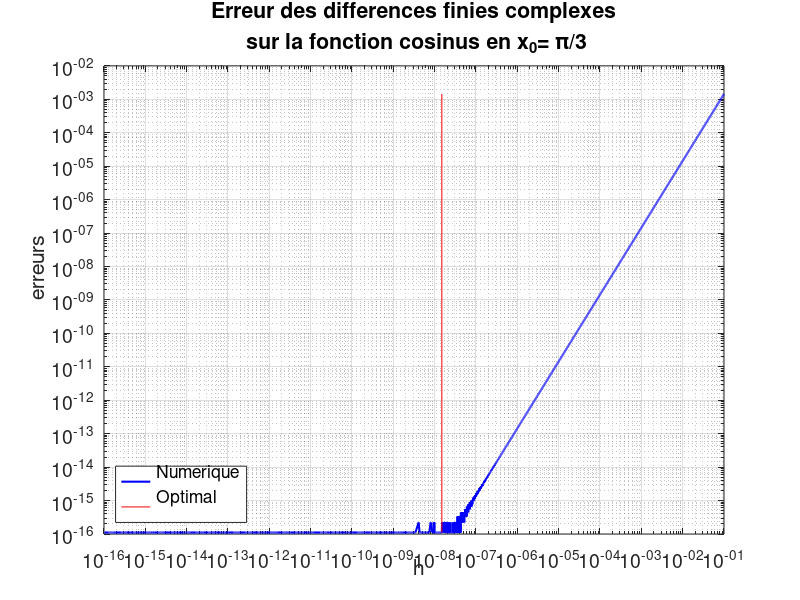
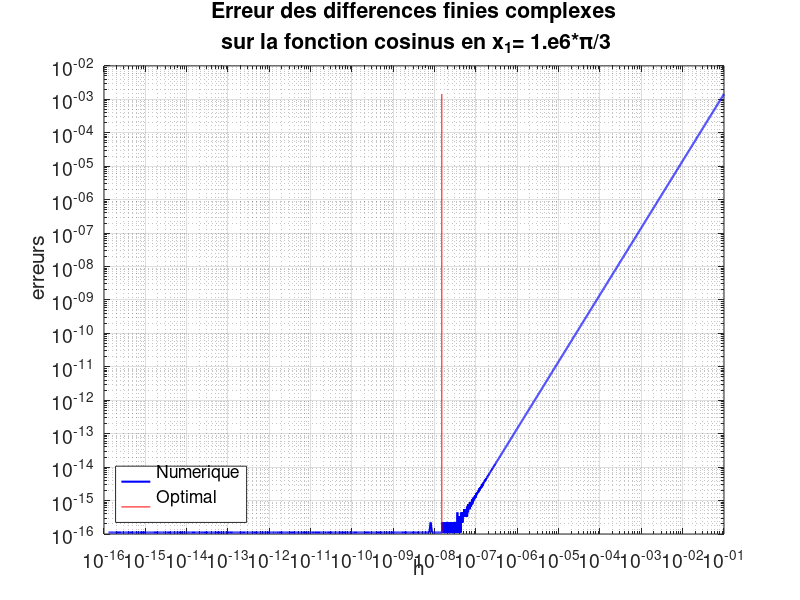
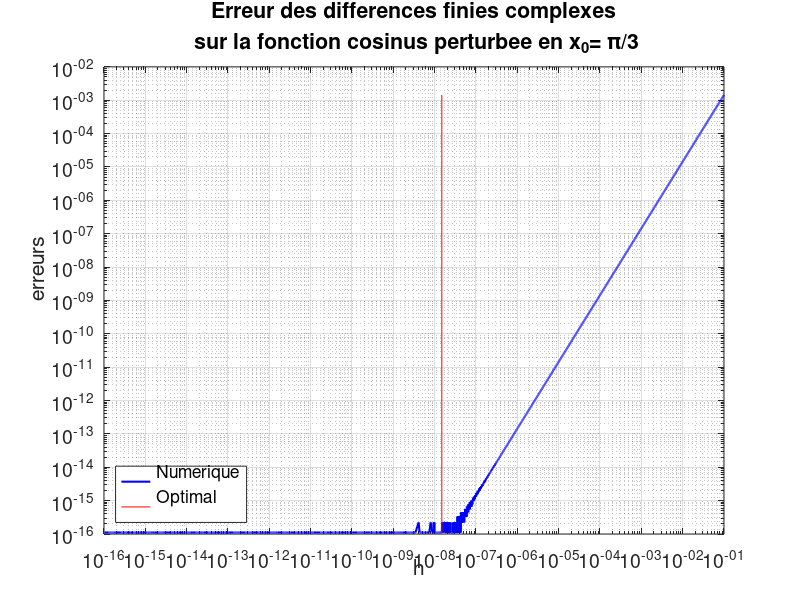

Recreate these plots in MATLAB, in order.
function [] = progprinc()
% Auteur : Joseph Gergaud, INP-ENSEEIHT & IRIT
% Date   : décembre 2017
%
% Test de l'algorithme de différences finies avant sur la fonction cosinus
% fun1(x) = -cos(x)
% fun2(x) = -cos(x) + alpha*rand(1)
% fun3x)( = [cos(x(1)*x(2)) ; x(1)^2 ; x(1)*x(2)];
% Avec 2 points différents
%

% On réinitialise l'environnement
%
clear;
close all;
clc;

% Des paramètres pour l'affichage
%
tirets  = '------------------------------------------';
LW      = 1.5;
set(0,'defaultaxesfontsize'           ,  14     , ...
      'DefaultTextVerticalAlignment'  , 'bottom', ...
      'DefaultTextHorizontalAlignment', 'left'  , ...
      'DefaultTextFontSize'           ,  12     , ...
      'DefaultFigureWindowStyle'      ,'docked');

% On choisit un format long pour plus de détails sur les résultats numériques
%
format shortE;

% Exercice 2.2
%-------------------------------------------------------------------------------------------------------------
% Test de l'algorithme de différences finies avant sur la fonction cosinus
%
disp(tirets);
disp('Test de l''algorithme de différences finies  sur la fonction cosinus');

% Les differentes fonctions et la jacobienne theorique
fun1 = @(x) -cos(x);
fun2 = @(x) -cos(x) + 1.e-8*rand(1);
true_jac = @(x)  sin(x);
fun3 = @(x) [cos(x(1)*x(2)) ; x(1)^2 ; x(1)*x(2)];
Jac_fun3 = @(x) [-sin(x(1)*x(2))*x(2) -sin(x(1)*x(2))*x(1) ; 2*x(1) 0 ; x(2) x(1)];

% Variables pour le choix de la methode de difference finie
list_diff_finies = {'avants','centrees','complexes'};
%%%%% MODIFIER LE NUMERO APRES AVOIR CODE LA FONCTION ASSOCIEE %%%%%%%%%%%
methode_finite_diff = list_diff_finies{3};

% Calcul de l'erreur sur la fonction dans le cas bruité et non bruité
omega_true_fun = eps((1));
omega_per_fun = 1e-8;



% Estimation du h* en fonction de la difference finie choisie
switch methode_finite_diff
	case 'avants'
        h_star_true_fun = sqrt(omega_true_fun);
        h_star_per_fun = sqrt(omega_per_fun);
    case 'centrees'
        h_star_true_fun = omega_true_fun^(1/3.);
        h_star_per_fun = omega_per_fun^(1/3.);
    otherwise
        h_star_true_fun = sqrt(omega_true_fun);
        h_star_per_fun = sqrt(omega_true_fun);
end


 


% Points ou l'on souhaite effectuer les tests
x0 = pi/3;
x1 = 1.e6*pi/3;

% Ordres pour faire les tests (16 + celui de h*)
ordrestrue = linspace(1,16,10000);
ordresper = ordrestrue;
% 
% ordrestrue = ([1:floor(-log10(h_star_true_fun)), -log10(h_star_true_fun), ceil(-log10(h_star_true_fun)):16]);
% ordresper = ([1:floor(-log10(h_star_per_fun)), -log10(h_star_per_fun), ceil(-log10(h_star_per_fun)):16]);
% Initialisation des vecteurs d'erreur

err_x0 = zeros(1,length(ordrestrue)); 
err_x0p = zeros(1,length(ordresper));
err_x1 = zeros(1,length(ordrestrue));

% Définition du schéma à employer


switch methode_finite_diff
    % Differences finies avant 
    case 'avants'
        diff_finies = @(fun,x,h) forwardfiniteDiff(fun,x,h);
    % Differences finies avant        
    case 'centrees'
        diff_finies = @(fun,x,h) centredfiniteDiff(fun,x,h);
    % Differences finies avant 
    case 'complexes'
        diff_finies = @(fun,x,h) derivee_complexe(fun,x,h);
end

for i = 1:length(ordrestrue)
    h = 10^(-ordrestrue(i));
    err_x0(i)  = abs(diff_finies(fun1,x0,h) - (true_jac(x0)));
    err_x1(i)  = abs(diff_finies(fun1,x1,h) - (true_jac(x1)));
    
    h = 10^(-ordresper(i));
    err_x0p(i) = abs(diff_finies(fun2,x0,h) - (true_jac(x0)));
    
    
end

% Affichage de la courbe pour x0
affichage_erreur(ordrestrue, err_x0, h_star_true_fun, 'x0',   methode_finite_diff, LW);

% Affichage de la courbe pour x1
affichage_erreur(ordrestrue, err_x1, h_star_true_fun, 'x1',   methode_finite_diff, LW);
% Affichage de la courbe pour x0p
affichage_erreur(ordresper, err_x0p, h_star_per_fun, 'x0p', methode_finite_diff, LW);
    

% Comparaison des matrice jacobiennes cas fun3
x0 = [1 ; 2];
disp('------------------------------------------------------------------')
disp('Test de la matrice jacobienne sur un cas de R^n à valeurs dans R^m')
disp('------------------------------------------------------------------')
disp('diff_finies(fun3,x0,omega) - Jac_fun3(x0) = ')
switch methode_finite_diff
	case 'avants'
        omega = sqrt(eps);
    case 'centrees'
        omega = eps^(1/3.);
    otherwise
        omega = eps;
end
diff_finies(fun3,x0,omega) - Jac_fun3(x0)

return
end

% Fonctions ---------------------------------------------------------------

function affichage_erreur(ordres,err,h_star,x_str,methode_str,LW)
    figure;
        non_nul_element = find(err);
        err = err(non_nul_element);
        ordres = ordres(non_nul_element);
        % Courbe des erreurs pour les differents ordres en bleu
        loglog(10.^(-ordres), err, 'b', 'LineWidth', LW);
        hold on;
        % Ligne verticale pour situer le pas optimale h* en rouge
        line([h_star, h_star], [min(err), max(err)], 'Color', 'r');
        grid on; 
        xlabel('h'); 
        ylabel('erreurs');
        
        titre = ['Erreur des differences finies ' methode_str];
        
      
        
        switch x_str
            case 'x0'
                titre = [titre, sprintf('\n sur la fonction cosinus en x_0= %s/3', '\pi')];
            case 'x1'
                titre = [titre, sprintf('\n sur la fonction cosinus en x_1= %s/3', '1.e6*\pi')];
            case 'x0p'
                titre = [titre, sprintf('\n sur la fonction cosinus perturbee en x_0= %s/3', '\pi')];
        end
        
        title(titre, 'HorizontalAlignment', 'center');
        legend({'Numerique','Optimal'},'Location','SouthWest');
        grid on;
        drawnow;
        % Enregistrement de l'image
        print(['fig_diff_finies_'  x_str],'-dpng'); 
end


function Jac = forwardfiniteDiff(fun,x,h)
%
% Cette fonction calcule les différences finies
% Paramètres en entrées
% fun : fonction dont on cherche à calculer la matrice jacobienne
%       fonction de IR^n à valeurs dans IR^m
% x   : point où l'on veut calculer la matrice jacobienne
% h   : pas
%
% Paramètre en sortie
% Jac : Matrice jacobienne approximé par les différences finies
%        real(m,n)
% ------------------------------------
Jac = (fun(x+h)-fun(x))/h;
end

function Jac = centredfiniteDiff(fun, x, h)
%
%Cette fonction calcule les différences finies à l'aide d'un schéma centré
%Paramètres en entrées
% fun : fonction dont on cherche à calculer la matrice jacobienne
%       fonction de IR^n à valeurs dans IR^m
% x   : point où l'on veut calculer la matrice jacobienne
% h   : pas
%
% Paramètre en sortie
% Jac : Matrice jacobienne approximé par les différences finies
%        real(m,n)
% ------------------------------------
Jac = (fun(x+h)-fun(x-h))/2*h ;
end

function Jac = derivee_complexe(fun, x,h)

%
%Cette fonction calcule les différences finies à l'aide d'un schéma complexe
%Paramètres en entrées
% fun : fonction dont on cherche à calculer la matrice jacobienne
%       fonction de IR^n à valeurs dans IR^m
% x   : point où l'on veut calculer la matrice jacobienne
% h   : pas
%
% Paramètre en sortie
% Jac : Matrice jacobienne approximé par les différences finies
%        real(m,n)
% ------------------------------------
Jac = imag(fun(x+1i*h))/h;
end




